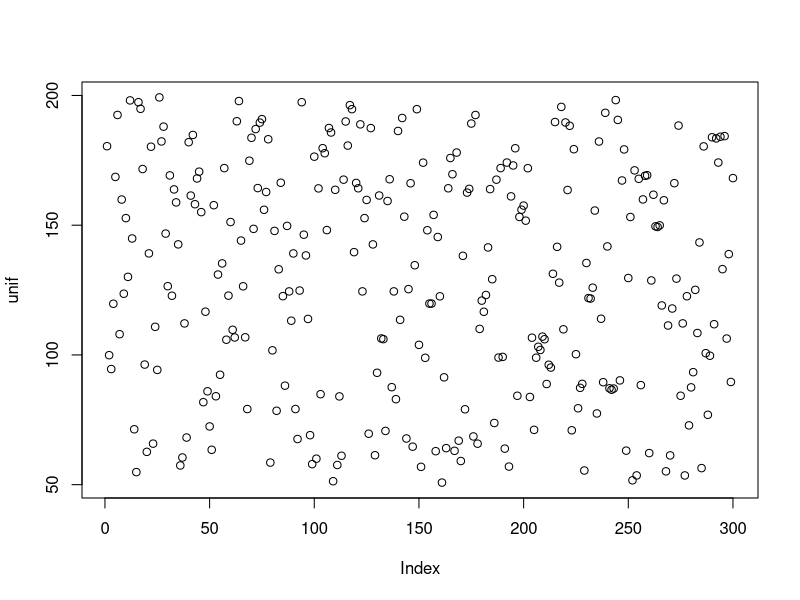
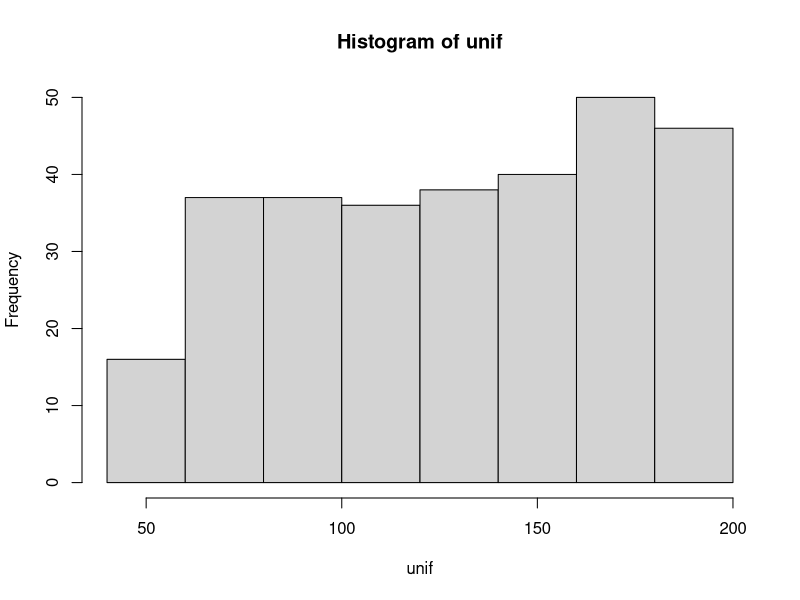
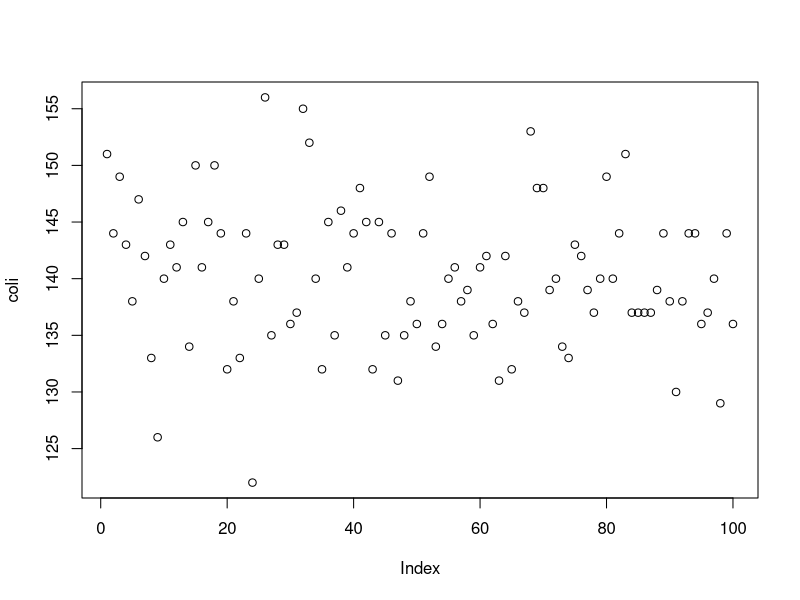
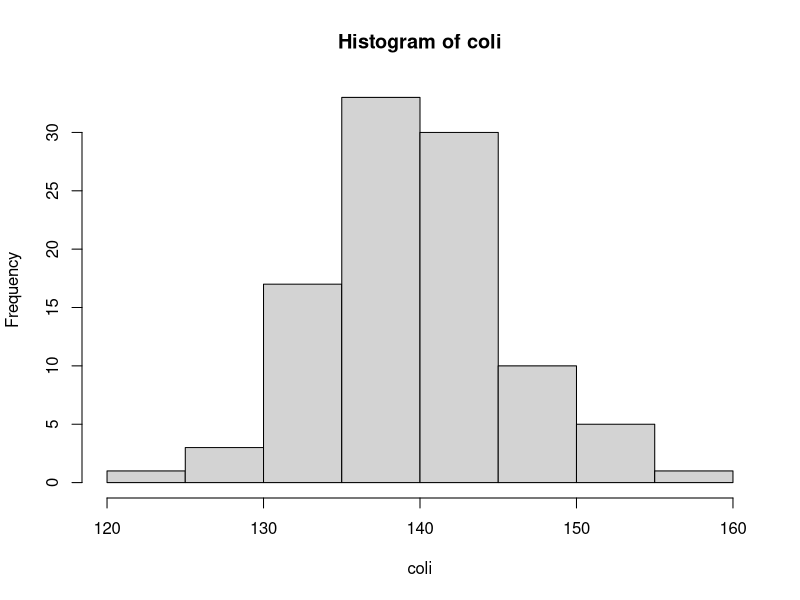
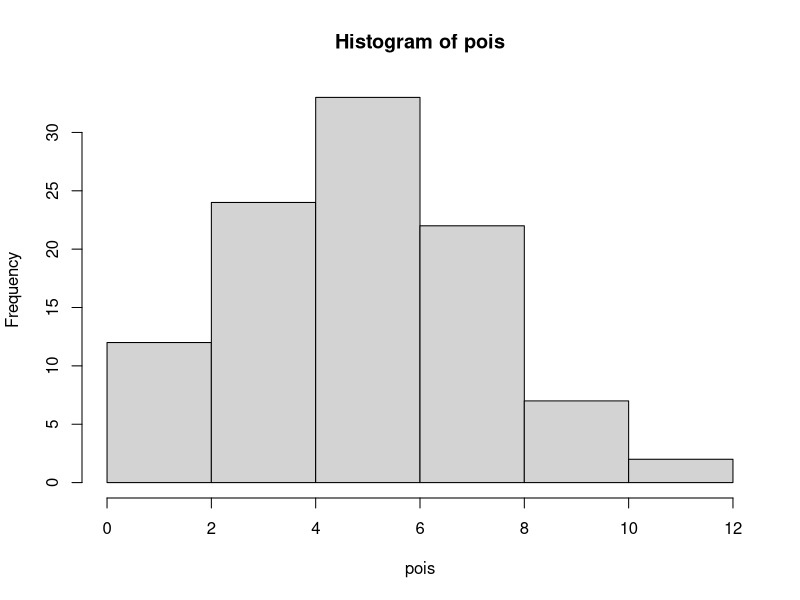
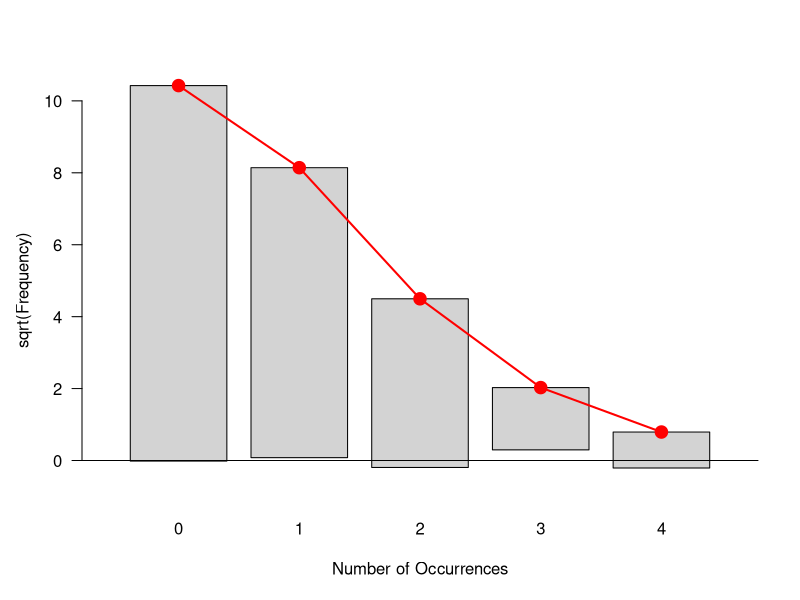

Here is the R script that generated these plots, in order: (Note: this script raises an error after producing the figures.)
#####AULA PRÁTICA DISTRIBUIÇÕES
##Importando os dados:
# Aula 2
# Distribuicao e comparacao de amostras

# 1. Distribuicoes

# Compreender as populacoes e comunidades é complexo, por isso, estudamos 
# amostras de cada uma delas. 
# Eventos biologicos apresentam certo grau de incerteza. 
# Probabilidade esta associada a quantificacao da incerteza!
# A média dos resultados obtidos nos fornece a probabilidade.
# Porem, os eventos sao aleatorios e nao podemos medir com precissao. 

# Tipos de variáveis aleatorias: 
# Variaveis discretas: valores finitos (1,2,3)
# Variaveis continuas: qualquer valor num intervalo (1.3,1.4,1.5)

# Com o acumulo de dados, podemos observar diversos padroes 
# na distribuicao das frequencias!

# Distribucao define uma curva (grafico) e sua area sob a 
# curva que determina a probabilidade de ocorrer o evento 
# associado a mesma. (CPAQV, 2012)
# Importante: A area sob a curva e sempre 1!


# 1.2 Distribuicao uniforme ----

# Varância menor que a media 
# Todos os valores dentro de um intervalo podem ocorrem com a mesma probabilidade
# Ex. Territorialismo. 
# runif(n=numero de obs, min = 0, max = 1), na qual min e max é o intervalo

# Simulacao de 300 moscas femeas com o intervalo de 50 a 200 ovos por dia
unif <- runif(300, min=50, max=200)
summary(unif)
plot(unif)
densidade2 <- dunif(unif)
hist(unif)

# 1.3 Distrinuicao binomial ----

# Agregada
# variância maior que a média
# Variaveis aleatorias de Bernoulli: Aceita o sucesso ou fracasso (1 ou 0)
# Sistema de probabilidade discreta. 
# Grafico com o numero de sucessos da tentativa de Bernoulli.
# Ex. Presenca ou ausencia de especies num corrego. 
# rbinom(n=numero de obs, size=numero de tentativas, prob=probabilidade de 
# sucesso em cada tentativa)

# Simulacao de sucesso de cultivo de cepas de E. coli no laboratorio. 
# Vamos retirar 10 individuos de E. coli por tentativa.
coli <- rbinom(100, size = 200, prob = 0.7)
summary(coli)
plot(coli)
hist(coli)

# 1.4 Distribuição Poisson ---

# Também chamada de distribuição aleatória
# A ocorrência de um indivíduo não interfere na ocorrência de outro
pois=rpois(100,5)
summary(pois)
hist(pois)





## 1.5 Achando nossas distribuições
# Um pesquisador observou a quantidade de larvas de besouro presente em 
#folhas de uma planta nativa do cerrado, a fim de descobrir a distribuição 
#desses indivíduos para prosseguir sua pesquisa


#Vamos estar se nossos dados são de uma distribuição aleatória testando se é uma
#distribuição poisson
data("HorseKicks")

#Para verificar se nossos dados se adequam a uma distribuição de poisson, primeiro vamos
#baixar o pacote vcd.
library(vcd)
?goodfit
#Agora, usamos a função goodfit
HK.fit <- goodfit(HorseKicks)


#Com isso, criamos a nossa distribuição esperada de poisson,e vemos se nossos dados de
#fato se adequam a ela, ou seja, se pertencem a uma distribuição 
#aleatória (H0 e H1). Para isso, usaremos um teste estatístico chamado chi-quadrado

#Para sabermos o resultado, usamos a função summary
summary(HK.fit)

# Agora vamos dar uma olhada no gráfico
plot(HK.fit)



#Observamos o p-valor para concluir sobre a significancia do teste






data("Federalist")
F.fit2 <- goodfit(Federalist, type = "binomial")
summary(F.fit)
summary(F.fit2)
plot(F.fit)
plot(F.fit2)
